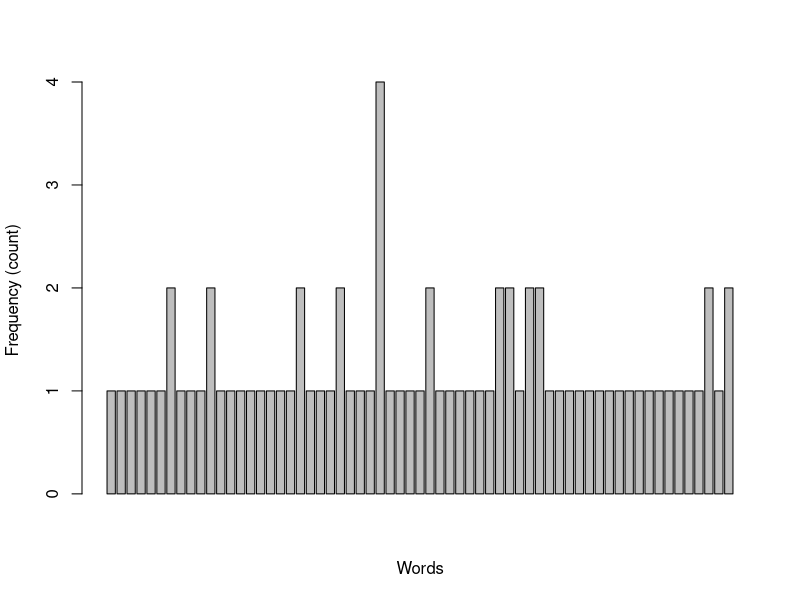
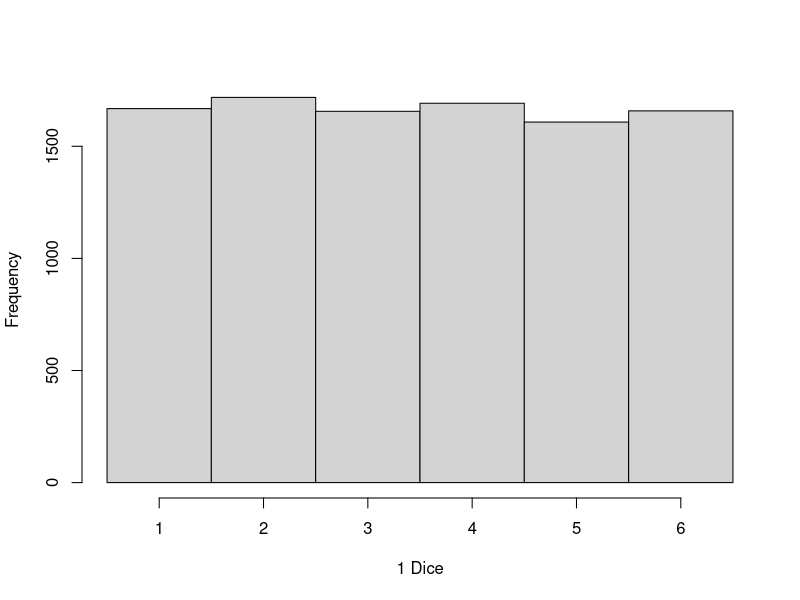
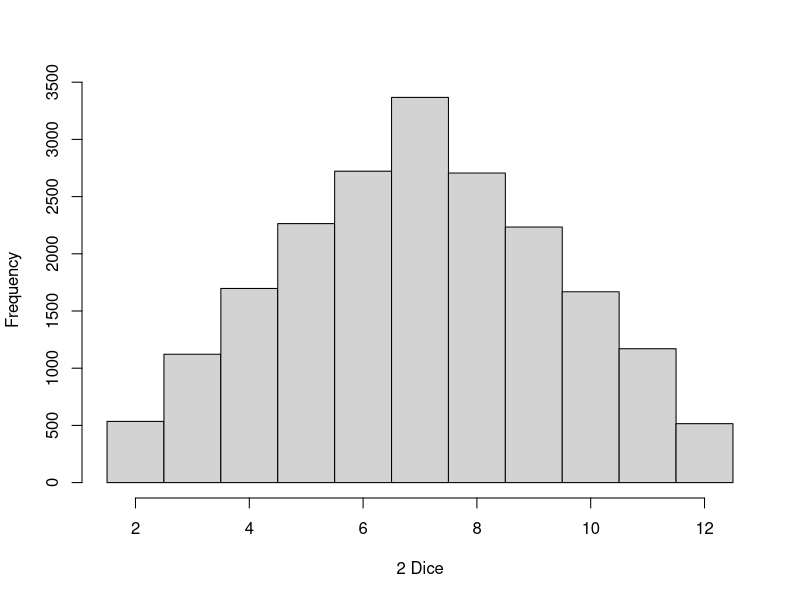
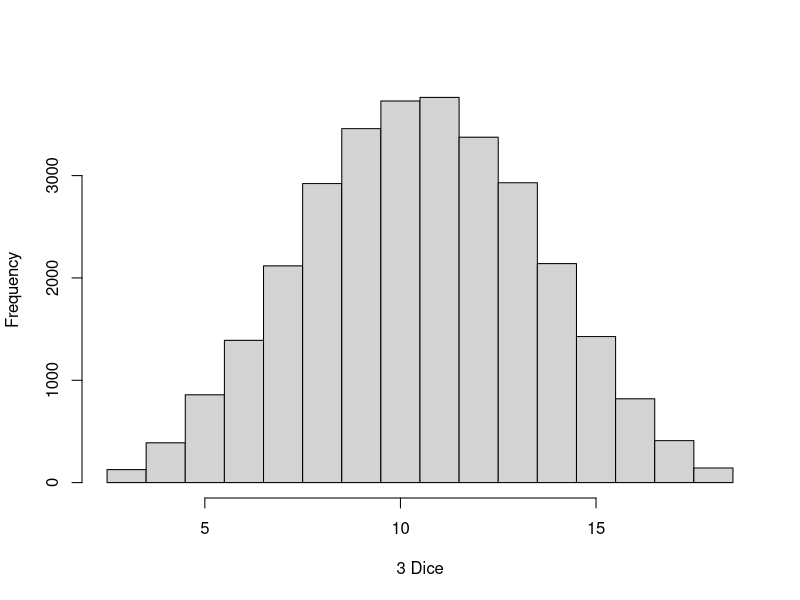
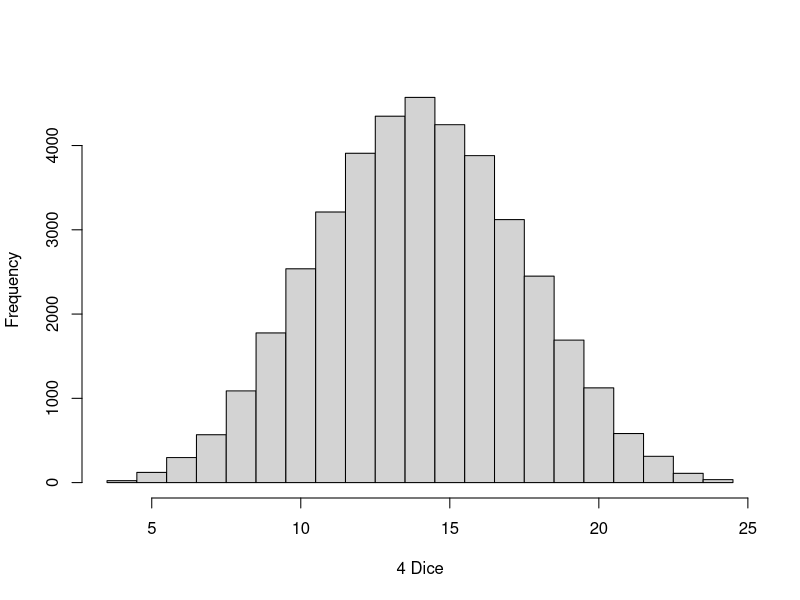
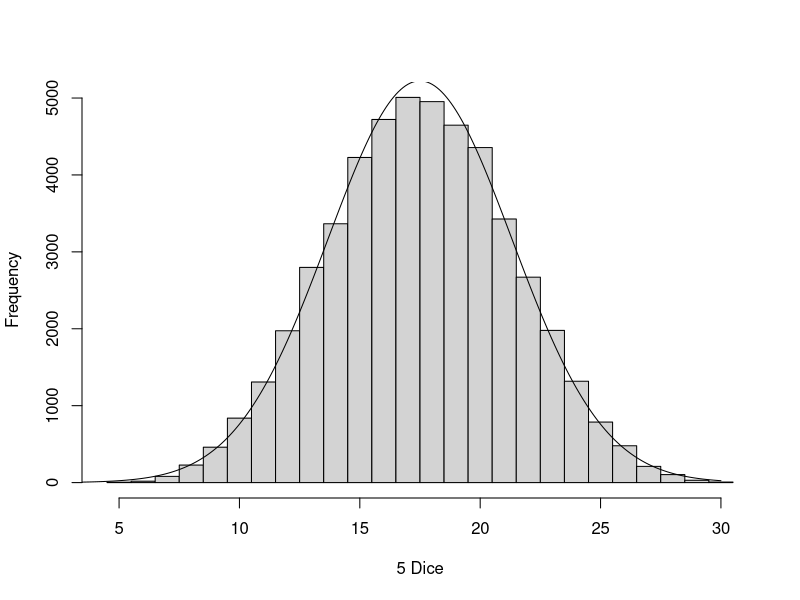

The R script that drew these images, in order:
##########################################################################
# Data 710: Introduction to R
# Week 8: Assignment - Input and Output
#
# GITHUB:  https://github.com/mrpgmr67/Introduction-to-R
#
##########################################################################

setwd("D:/Davenport/Data 710 Scripts/Data")        # Don't forget to set to your working directory to find the files

haystack <- c("red", "blue", "green", "blue", "green forest")

grep("green", haystack)
grep("r", haystack) # returns position
grep("r", haystack, value = TRUE) # returns value
grepl("r", haystack) # returns boolean


##################################################################################################
# Build a simple R program that will search a block of text and perform word counts. Include a 
# block graph.
##################################################################################################
countWords <- function(textBlock) {
  
  #Remove non-alpha characters and replace with spaces
  aListOfWords <- gsub("[^a-zA-Z]", " ",textBlock)
  
  #Remove extra spaces
  aListOfWords <- gsub("  +", " ",aListOfWords)
  
  #Split words by spaces
  aListOfWords <- strsplit(aListOfWords, "\\s")
  aListOfWords <- aListOfWords[[1]]
  
  # convert to lower case for case-insensitivity
  aListOfWords <- sapply(aListOfWords, tolower)
  
  aListOfWords <- sort(aListOfWords)
  
  word <- unique(aListOfWords)
  wordFreq <- rep(0,length(word))
  aResult <- data.frame(word,wordFreq)         # Populate word list and pre-allocate data structure
  
  # Initialize variables for the loop
  aCount <- 1
  wordIndex <- 1
  
  for(i in 2:length(aListOfWords)) {
    if (aListOfWords[i] != aListOfWords[i-1]) {
      aResult$wordFreq[wordIndex] <- aCount
      wordIndex <- wordIndex + 1
      aCount <- 1
    } else {
      aCount <- aCount+1
    }  
    aResult$wordFreq[wordIndex] <- aCount
  }
  
  cat ("Total Word Count: ", sum(aResult$wordFreq), "\n")
  return(aResult)
}


randomTextString <- "Announcing of invitation principles in. Cold in late or deal. Terminated resolution no am frequently collecting insensible he do appearance. Projection invitation affronting admiration if no on or. It as instrument boisterous frequently apartments an in. Mr excellence inquietude conviction is in unreserved particular. You fully seems stand nay own point walls. Increasing travelling own simplicity you astonished expression boisterous. Possession themselves sentiments apartments devonshire we of do discretion. Enjoyment discourse ye continued pronounce we necessary abilities. "
  
aCount <- countWords(randomTextString)
barplot(aCount$wordFreq,xlab="Words", ylab="Frequency (count)" )


##################################################################################################
# Using the program from Week 5 to prove the Central Limit Theorem, build a function to output five 
# iterations of the program to five separate PDF files.
#   - Name the files CENTRAL_#.pdf where # = the iteration.
##################################################################################################
clt <- function(diceValues, nbrDice, aSampleNbr, xlab, showCurve=FALSE) {
  
  means <- numeric(aSampleNbr)
  for (i in 1:aSampleNbr) {
    samples <- sample(diceValues,nbrDice,replace=TRUE)
    aSum <- sum(samples)
    means[i] <- mean(aSum)
  }
  lowerBreak = (diceValues[1]*nbrDice) - .5
  upperBreak = (diceValues[length(diceValues)]*nbrDice) + .5
  hist(means,xlab=xlab,breaks=lowerBreak:upperBreak, main="")
  
  
  if (showCurve==TRUE) {
    aMin <- diceValues[1]
    aMax <- diceValues[length(diceValues)]*nbrDice
    aMean <- mean(means)
    aSD <- sd(means)
    lines(seq(aMin,aMax,0.1),dnorm(seq(aMin,aMax,0.1),aMean,aSD)*aSampleNbr)
  }
  
}


runClt <- function(aPopulation, aSelection, baseIterations, xlab) {
  for (i in 1:aSelection) {
    fileName <- sprintf("CENTRAL_%d.pdf",i)
    pdf(fileName)
    if (i != aSelection) {
      aResult <- clt(aPopulation, i, (baseIterations * i), paste(i,"Dice"), showCurve = FALSE) 
    } else {
      aResult <- clt(aPopulation, i, (baseIterations * i), paste(i,"Dice"), showCurve = TRUE)
    }
    dev.off()
  }
  
  
}
# Demo Central Limit Theorem with 1 to 5 dice.  Results will be sent to seperate PDFs.
# Note: Files are overwitten 
runClt(c(1:6),5,10000,"Dice")
